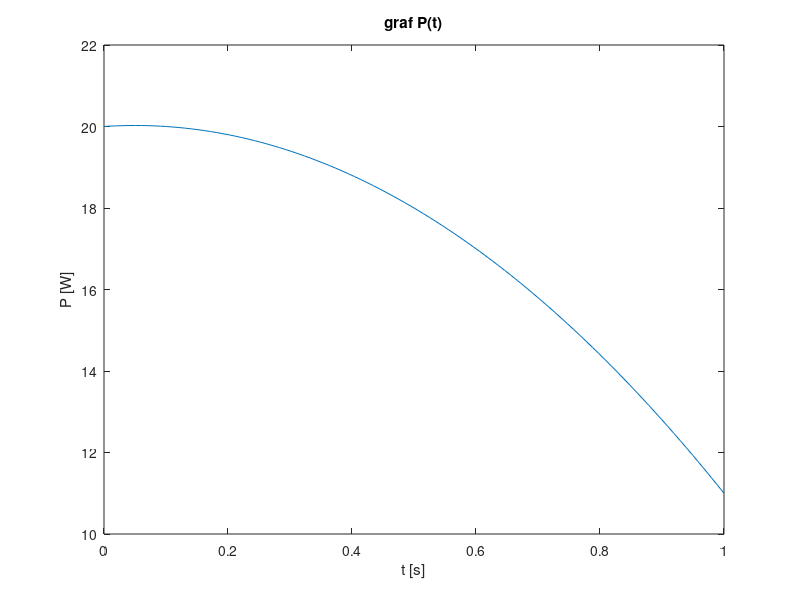

Reproduce this figure in MATLAB.
clc;
clear all;

imp = importdata("naloga1_1.txt");
t = imp.data

file_id = fopen("naloga1_2.txt");
line = fgetl(file_id);
parts = strsplit(line, ':');
n = str2double(strtrim(parts{2}));

P = zeros(n, 1);

for i = 1:n
    P(i) = fscanf(file_id, '%f', 1);
end
P

plot(t, P, '-')
xlabel('t [s]')
ylabel('P [W]')
title('graf P(t)')


I = 0;

for i = 1:n-1
    % širina trapeza
    dt = t(i+1) - t(i);
    % trapezna površina
    I = I + 0.5 * (P(i) + P(i+1)) * dt;
end

fprintf('Integral po trapezni metodi = %.16f\n', I);


I_trapz = trapz(t, P);
fprintf('Integral z vgrajeno trapz = %.16f\n', I_trapz);
... Napaka se pojavi na 15. decimalki.